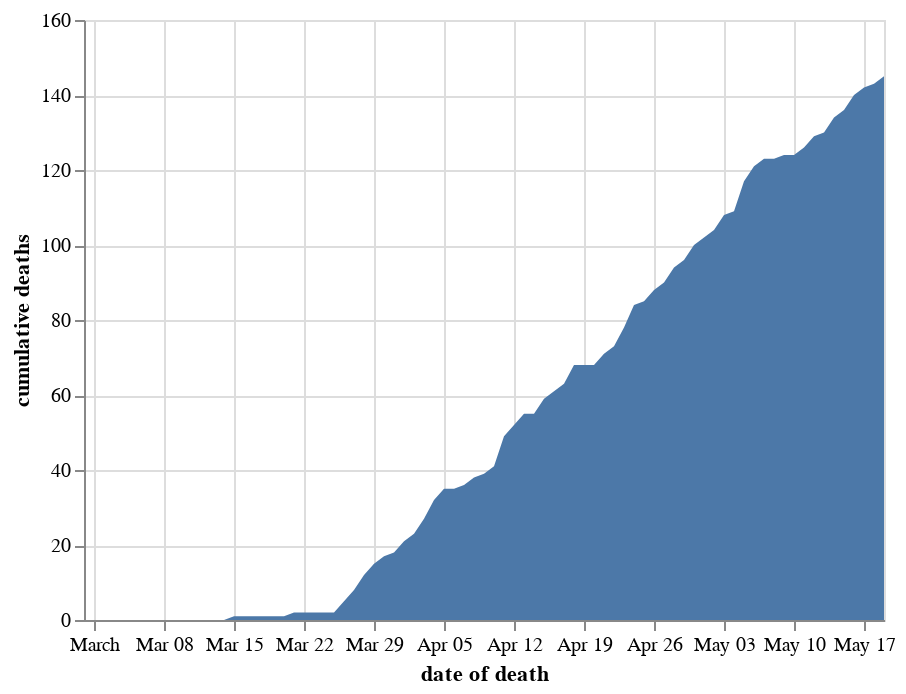

This figure's notebook cell:
### Markdown cell above
### Cumulative

### Code cell
chart_dodds = chart_doddbt.copy()
chart_dodds = chart_dodds[chart_dodds.code.isin(trustcodes_shropshirestar)]
chart_dodds = chart_dodds.groupby(['date of death'], as_index=False)['cumulative deaths'].sum()
alt.Chart(chart_dodds).mark_area().encode(
    x='date of death',
    y='cumulative deaths'
)

### Figure 1 — Vega-Lite specification as saved in the notebook (floating-point values rounded to 4 significant figures)
{"config": {"view": {"continuousWidth": 400, "continuousHeight": 300}}, "data": {"name": "data-0fd6d5cf0f48d0cfdad8938ab12c4783"}, "mark": "area", "encoding": {"x": {"type": "temporal", "field": "date of death"}, "y": {"type": "quantitative", "field": "cumulative deaths"}}, "$schema": "https://vega.github.io/schema/vega-lite/v4.8.1.json", "datasets": {"data-0fd6d5cf0f48d0cfdad8938ab12c4783": [{"date of death": "2020-02-29T00:00:00", "cumulative deaths": 0}, {"date of death": "2020-03-01T00:00:00", "cumulative deaths": 0}, {"date of death": "2020-03-02T00:00:00", "cumulative deaths": 0}, {"date of death": "2020-03-03T00:00:00", "cumulative deaths": 0}, {"date of death": "2020-03-04T00:00:00", "cumulative deaths": 0}, {"date of death": "2020-03-05T00:00:00", "cumulative deaths": 0}, {"date of death": "2020-03-06T00:00:00", "cumulative deaths": 0}, {"date of death": "2020-03-07T00:00:00", "cumulative deaths": 0}, {"date of death": "2020-03-08T00:00:00", "cumulative deaths": 0}, {"date of death": "2020-03-09T00:00:00", "cumulative deaths": 0}, {"date of death": "2020-03-10T00:00:00", "cumulative deaths": 0}, {"date of death": "2020-03-11T00:00:00", "cumulative deaths": 0}, {"date of death": "2020-03-12T00:00:00", "cumulative deaths": 0}, {"date of death": "2020-03-13T00:00:00", "cumulative deaths": 0}, {"date of death": "2020-03-14T00:00:00", "cumulative deaths": 0}, {"date of death": "2020-03-15T00:00:00", "cumulative deaths": 1}, {"date of death": "2020-03-16T00:00:00", "cumulative deaths": 1}, {"date of death": "2020-03-17T00:00:00", "cumulative deaths": 1}, {"date of death": "2020-03-18T00:00:00", "cumulative deaths": 1}, {"date of death": "2020-03-19T00:00:00", "cumulative deaths": 1}, {"date of death": "2020-03-20T00:00:00", "cumulative deaths": 1}, {"date of death": "2020-03-21T00:00:00", "cumulative deaths": 2}, {"date of death": "2020-03-22T00:00:00", "cumulative deaths": 2}, {"date of death": "2020-03-23T00:00:00", "cumulative deaths": 2}, {"date of death": "2020-03-24T00:00:00", "cumulative deaths": 2}, {"date of death": "2020-03-25T00:00:00", "cumulative deaths": 2}, {"date of death": "2020-03-26T00:00:00", "cumulative deaths": 5}, {"date of death": "2020-03-27T00:00:00", "cumulative deaths": 8}, {"date of death": "2020-03-28T00:00:00", "cumulative deaths": 12}, {"date of death": "2020-03-29T00:00:00", "cumulative deaths": 15}, {"date of death": "2020-03-30T00:00:00", "cumulative deaths": 17}, {"date of death": "2020-03-31T00:00:00", "cumulative deaths": 18}, {"date of death": "2020-04-01T00:00:00", "cumulative deaths": 21}, {"date of death": "2020-04-02T00:00:00", "cumulative deaths": 23}, {"date of death": "2020-04-03T00:00:00", "cumulative deaths": 27}, {"date of death": "2020-04-04T00:00:00", "cumulative deaths": 32}, {"date of death": "2020-04-05T00:00:00", "cumulative deaths": 35}, {"date of death": "2020-04-06T00:00:00", "cumulative deaths": 35}, {"date of death": "2020-04-07T00:00:00", "cumulative deaths": 36}, {"date of death": "2020-04-08T00:00:00", "cumulative deaths": 38}, {"date of death": "2020-04-09T00:00:00", "cumulative deaths": 39}, {"date of death": "2020-04-10T00:00:00", "cumulative deaths": 41}, {"date of death": "2020-04-11T00:00:00", "cumulative deaths": 49}, {"date of death": "2020-04-12T00:00:00", "cumulative deaths": 52}, {"date of death": "2020-04-13T00:00:00", "cumulative deaths": 55}, {"date of death": "2020-04-14T00:00:00", "cumulative deaths": 55}, {"date of death": "2020-04-15T00:00:00", "cumulative deaths": 59}, {"date of death": "2020-04-16T00:00:00", "cumulative deaths": 61}, {"date of death": "2020-04-17T00:00:00", "cumulative deaths": 63}, {"date of death": "2020-04-18T00:00:00", "cumulative deaths": 68}, {"date of death": "2020-04-19T00:00:00", "cumulative deaths": 68}, {"date of death": "2020-04-20T00:00:00", "cumulative deaths": 68}, {"date of death": "2020-04-21T00:00:00", "cumulative deaths": 71}, {"date of death": "2020-04-22T00:00:00", "cumulative deaths": 73}, {"date of death": "2020-04-23T00:00:00", "cumulative deaths": 78}, {"date of death": "2020-04-24T00:00:00", "cumulative deaths": 84}, {"date of death": "2020-04-25T00:00:00", "cumulative deaths": 85}, {"date of death": "2020-04-26T00:00:00", "cumulative deaths": 88}, {"date of death": "2020-04-27T00:00:00", "cumulative deaths": 90}, {"date of death": "2020-04-28T00:00:00", "cumulative deaths": 94}, {"date of death": "2020-04-29T00:00:00", "cumulative deaths": 96}, {"date of death": "2020-04-30T00:00:00", "cumulative deaths": 100}, {"date of death": "2020-05-01T00:00:00", "cumulative deaths": 102}, {"date of death": "2020-05-02T00:00:00", "cumulative deaths": 104}, {"date of death": "2020-05-03T00:00:00", "cumulative deaths": 108}, {"date of death": "2020-05-04T00:00:00", "cumulative deaths": 109}, {"date of death": "2020-05-05T00:00:00", "cumulative deaths": 117}, {"date of death": "2020-05-06T00:00:00", "cumulative deaths": 121}, {"date of death": "2020-05-07T00:00:00", "cumulative deaths": 123}, {"date of death": "2020-05-08T00:00:00", "cumulative deaths": 123}, {"date of death": "2020-05-09T00:00:00", "cumulative deaths": 124}, {"date of death": "2020-05-10T00:00:00", "cumulative deaths": 124}, {"date of death": "2020-05-11T00:00:00", "cumulative deaths": 126}, {"date of death": "2020-05-12T00:00:00", "cumulative deaths": 129}, {"date of death": "2020-05-13T00:00:00", "cumulative deaths": 130}, {"date of death": "2020-05-14T00:00:00", "cumulative deaths": 134}, {"date of death": "2020-05-15T00:00:00", "cumulative deaths": 136}, {"date of death": "2020-05-16T00:00:00", "cumulative deaths": 140}, {"date of death": "2020-05-17T00:00:00", "cumulative deaths": 142}, {"date of death": "2020-05-18T00:00:00", "cumulative deaths": 143}, {"date of death": "2020-05-19T00:00:00", "cumulative deaths": 145}]}}
